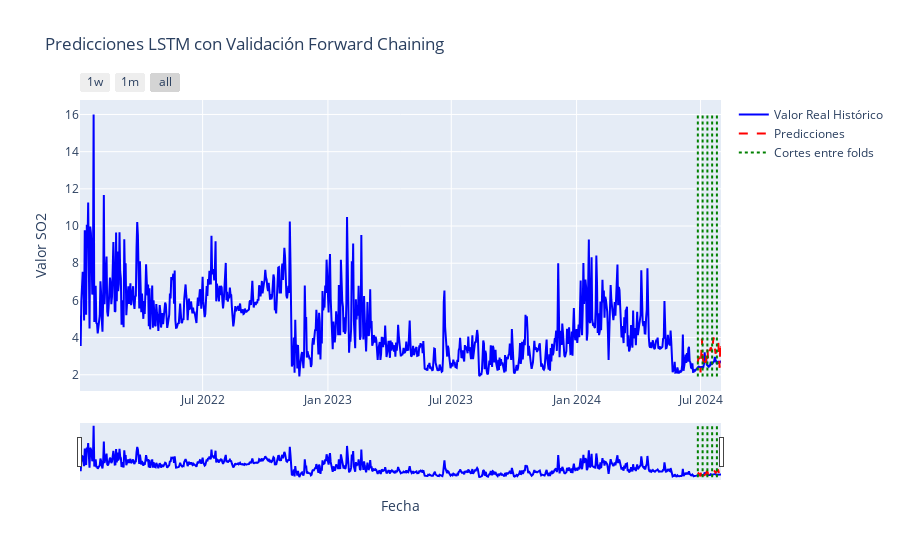

Source (notebook cell):
### Markdown cell above
### Time series predictions

### Code cell
plot_time_series_with_predictions(
    historical_real_values = historical_real_values,
    historical_predictions = historical_predictions,
    cutoff_dates = cutoff_dates,
    historical_series = daily_Monterrey_so2['SO2']
)

### Figure 1 — Plotly figure (JSON) as saved in the notebook; plotly's stock layout.template omitted (floating-point values rounded to 4 significant figures; data arrays with more than 128 entries replaced by an {"elided": "..."} marker saying what was removed)
{"data": [{"line": {"color": "blue"}, "mode": "lines", "name": "Valor Real Histórico", "type": "scatter", "x": {"elided": "942 str values"}, "y": {"elided": "942 float values"}}, {"line": {"color": "red", "dash": "dash"}, "mode": "lines", "name": "Predicciones", "type": "scatter", "x": {"elided": "942 str values"}, "y": {"elided": "942 float values"}}, {"line": {"color": "green", "dash": "dot", "width": 2}, "mode": "lines", "name": "Cortes entre folds", "showlegend": true, "type": "scatter", "x": ["2024-06-27T00:00:00", "2024-06-27T00:00:00"], "y": [1.909, 16.0]}, {"line": {"color": "green", "dash": "dot", "width": 2}, "mode": "lines", "showlegend": false, "type": "scatter", "x": ["2024-07-04T00:00:00", "2024-07-04T00:00:00"], "y": [1.909, 16.0]}, {"line": {"color": "green", "dash": "dot", "width": 2}, "mode": "lines", "showlegend": false, "type": "scatter", "x": ["2024-07-11T00:00:00", "2024-07-11T00:00:00"], "y": [1.909, 16.0]}, {"line": {"color": "green", "dash": "dot", "width": 2}, "mode": "lines", "showlegend": false, "type": "scatter", "x": ["2024-07-18T00:00:00", "2024-07-18T00:00:00"], "y": [1.909, 16.0]}, {"line": {"color": "green", "dash": "dot", "width": 2}, "mode": "lines", "showlegend": false, "type": "scatter", "x": ["2024-07-25T00:00:00", "2024-07-25T00:00:00"], "y": [1.909, 16.0]}], "layout": {"title": {"text": "Predicciones LSTM con Validación Forward Chaining"}, "xaxis": {"rangeselector": {"buttons": [{"count": 7, "label": "1w", "step": "day", "stepmode": "backward"}, {"count": 1, "label": "1m", "step": "month", "stepmode": "backward"}, {"step": "all"}]}, "rangeslider": {"visible": true}, "title": {"text": "Fecha"}}, "yaxis": {"title": {"text": "Valor SO2"}}}}
